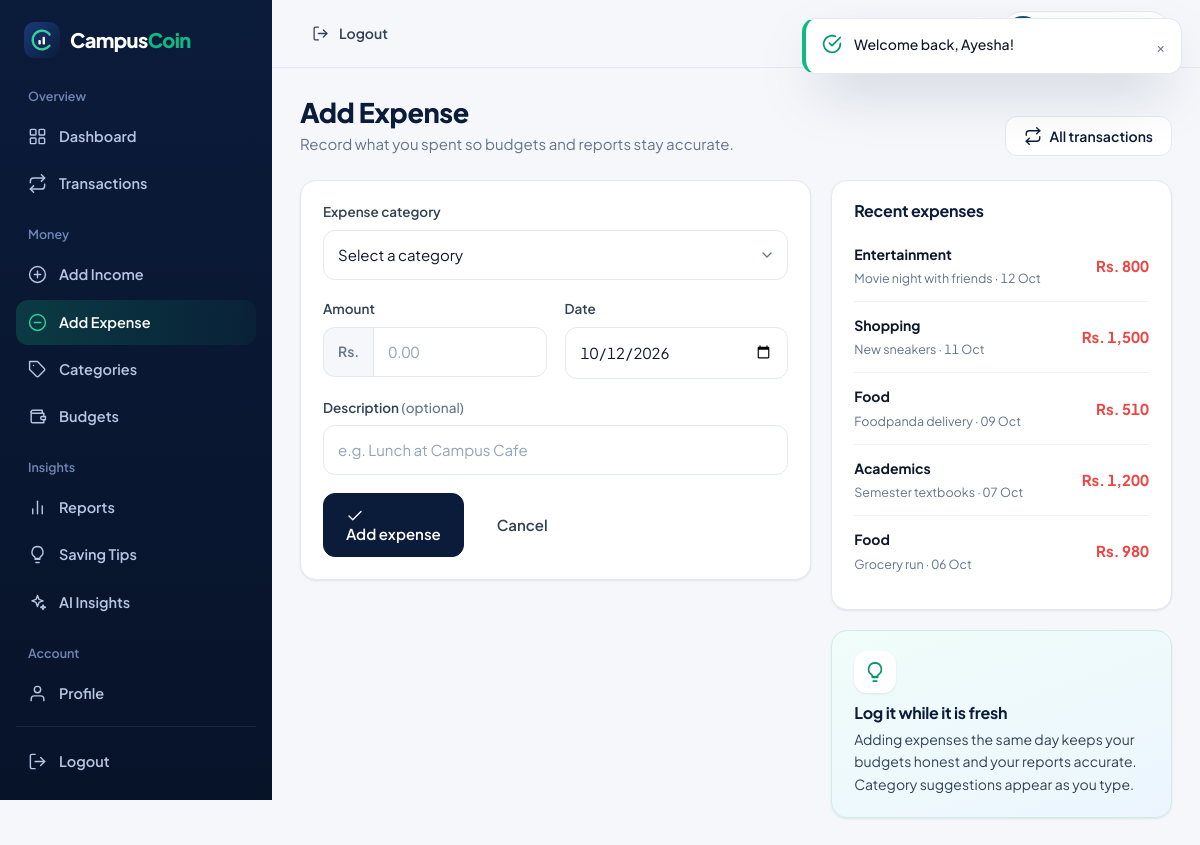
The page /student/add-expense.php (signed in) on the database its author committed.
### tables this page shows
CREATE TABLE `transactions` (
    `id` INT UNSIGNED NOT NULL AUTO_INCREMENT,
    `user_id` INT UNSIGNED NOT NULL,
    `category_id` INT UNSIGNED NOT NULL,
    `amount` DECIMAL(12,2) NOT NULL,
    `type` ENUM('income','expense') NOT NULL,
    `description` VARCHAR(255) NULL,
    `date` DATE NOT NULL,
    `created_at` DATETIME NOT NULL DEFAULT CURRENT_TIMESTAMP,
    PRIMARY KEY (`id`),
    KEY `idx_tx_user_date` (`user_id`, `date`),
    KEY `idx_tx_user_type_date` (`user_id`, `type`, `date`),
    KEY `idx_tx_category` (`category_id`),
    CONSTRAINT `fk_tx_user` FOREIGN KEY (`user_id`) REFERENCES `users` (`id`) ON DELETE CASCADE,
    CONSTRAINT `fk_tx_category` FOREIGN KEY (`category_id`) REFERENCES `categories` (`id`) ON DELETE RESTRICT
  );

CREATE TABLE `categories` (
    `id` INT UNSIGNED NOT NULL AUTO_INCREMENT,
    `name` VARCHAR(40) NOT NULL,
    `type` ENUM('income','expense') NOT NULL,
    `user_id` INT UNSIGNED NULL,
    `is_default` TINYINT(1) NOT NULL DEFAULT 0,
    `is_active` TINYINT(1) NOT NULL DEFAULT 1,
    `created_at` DATETIME NOT NULL DEFAULT CURRENT_TIMESTAMP,
    PRIMARY KEY (`id`),
    KEY `idx_categories_user` (`user_id`),
    KEY `idx_categories_type` (`type`, `is_default`, `is_active`),
    CONSTRAINT `fk_categories_user` FOREIGN KEY (`user_id`) REFERENCES `users` (`id`) ON DELETE CASCADE
  );

### student/add-expense.php (called while the page is built)
<?php
require_once __DIR__ . '/../includes/auth.php';
$user = requireStudent();
$type = 'expense';
require __DIR__ . '/../includes/transaction_form.php';

### includes/auth.php (called while the page is built, shortened)
<?php
require_once __DIR__ . '/functions.php';
require_once __DIR__ . '/../config/database.php';
function currentUser(bool $reload = false): ?array
{
    static $loaded = false, $user = null;
    if (!$loaded) {
        $user = null;
        if (!empty($_SESSION['uid'])) {
            $accountType = ($_SESSION['account_type'] ?? 'student') === 'admin' ? 'admin' : 'student';
            $row = $accountType === 'admin'
                ? dbRow("SELECT id, name, email, 'admin' AS role, NULL AS academic_year, 0 AS monthly_savings_goal,
                                status, NULL AS avatar, must_change_password, created_at
                         FROM admins WHERE id = ?", [(int) $_SESSION['uid']])
                : dbRow("SELECT id, name, email, 'student' AS role, academic_year, monthly_savings_goal,
                                status, avatar, must_change_password, created_at
                         FROM users WHERE id = ?", [(int) $_SESSION['uid']]);
            if ($row && $row['status'] === 'active') {
                $user = $row;
            }
        }
    }
    return $user;
}
function requireLogin(): array
{
    $u = currentUser();
    return $u;
}
function requireStudent(): array
{
    $u = requireLogin();
    return $u;
}

### config/database.php (called while the page is built, shortened)
<?php
function db(): PDO
{
    static $pdo = null;
    if ($pdo instanceof PDO) {
        return $pdo;
    }
    $host = env('DB_HOST', 'localhost');
    $port = env('DB_PORT', '3306');
    $name = env('DB_NAME', 'campuscoin');
    $user = env('DB_USER', 'root');
    $pass = env('DB_PASS', '');
    try {
        $pdo = new PDO(
            "mysql:host={$host};port={$port};dbname={$name};charset=utf8mb4",
            $user,
            $pass,
            [
                PDO::ATTR_ERRMODE            => PDO::ERRMODE_EXCEPTION,
                PDO::ATTR_DEFAULT_FETCH_MODE => PDO::FETCH_ASSOC,
                PDO::ATTR_EMULATE_PREPARES   => false,
            ]
        );
    } catch (PDOException $e) {
        error_log('CampusCoin DB connection failed: ' . $e->getMessage());
        renderErrorPage(
            500,
            'We can\'t reach the database',
            'CampusCoin could not connect to MySQL. Make sure MySQL is running in XAMPP and that the "campuscoin" database has been imported (see README.md).',
            'database',
            APP_DEBUG ? $e->getMessage() : null
        );
    }
    return $pdo;
}
function dbRun(string $sql, array $params = []): PDOStatement
{
    $st = db()->prepare($sql);
    $st->execute($params);
    return $st;
}
function dbAll(string $sql, array $params = []): array
{
    return dbRun($sql, $params)->fetchAll(PDO::FETCH_ASSOC);
}
function dbRow(string $sql, array $params = []): ?array
{
    $row = dbRun($sql, $params)->fetch(PDO::FETCH_ASSOC);
    return $row === false ? null : $row;
}

### includes/transaction_form.php (the view, shortened to what this page needs)
<?php
$editTx    = $editTx ?? null;
$editing   = $editTx !== null;
$isExpense = $type === 'expense';
$uid       = (int) $user['id'];
$errors    = [];
$fmtAmount = fn($a) => rtrim(rtrim(number_format((float) $a, 2, '.', ''), '0'), '.');
$form = [
    'category_id' => $editing ? (string) $editTx['category_id'] : query('category_id'),
    'amount'      => $editing ? $fmtAmount($editTx['amount']) : '',
    'description' => $editing ? (string) $editTx['description'] : mb_substr(query('description'), 0, 255),
    'date'        => $editing ? $editTx['date'] : date('Y-m-d'),
];
$recent = dbAll(
    'SELECT t.amount, t.date, t.description, c.name AS category FROM transactions t JOIN categories c ON c.id = t.category_id
     WHERE t.user_id = ? AND t.type = ? ORDER BY t.date DESC, t.id DESC LIMIT 5',
    [$uid, $type]
);
require __DIR__ . '/header.php';
?>
<div class="grid grid-form">
    <section class="card">
        <div class="card-body">
            <form method="post" novalidate data-validate data-loading>
                <div class="field<?= isset($errors['category_id']) ? ' has-error' : '' ?>">
                    <label for="category_id"><?= $isExpense ? 'Expense' : 'Income' ?> category</label>
                    <select id="category_id" name="category_id" class="select" required>
                        <option value="">Select a category</option>
                    </select>
                </div>
                <div class="form-grid">
                    <div class="field<?= isset($errors['amount']) ? ' has-error' : '' ?>">
                        <label for="amount">Amount</label>
                        <div class="input-group"><span class="input-prefix"><?= e(CURRENCY) ?></span>
                            <input id="amount" name="amount" class="input" type="text" inputmode="decimal" autocomplete="off" placeholder="0.00" value="<?= e($form['amount']) ?>" required data-type="amount"></div>
                    </div>
                    <div class="field<?= isset($errors['date']) ? ' has-error' : '' ?>">
                        <label for="date">Date</label>
                        <input id="date" name="date" class="input" type="date" max="<?= e(date('Y-m-d')) ?>" value="<?= e($form['date']) ?>" required>
                    </div>
                </div>
                <div class="field<?= isset($errors['description']) ? ' has-error' : '' ?>">
                    <label for="description">Description <span class="optional">(optional)</span></label>
                    <input id="description" name="description" class="input" type="text" maxlength="255" autocomplete="off"
                           placeholder="<?= $isExpense ? 'e.g. Lunch at Campus Cafe' : 'e.g. Monthly allowance' ?>" value="<?= e($form['description']) ?>"
                           <?= $isExpense && !$editing ? 'data-suggest-url="' . e(url('api/suggest-category.php')) . '" data-suggest-target="category_id"' : '' ?>>
                </div>
                <div class="form-actions">
                    <button type="submit" class="btn <?= $isExpense ? 'btn-primary' : 'btn-accent' ?> btn-lg"><span class="btn-label"><?= icon('check', 18) ?> <?= $editing ? 'Save changes' : ($isExpense ? 'Add expense' : 'Add income') ?></span></button>
                    <a class="btn btn-ghost btn-lg" href="<?= e(url('student/transactions.php')) ?>">Cancel</a>
                </div>
            </form>
        </div>
    </section>
    <aside class="stack">
        <section class="card">
            <div class="card-head"><h2 class="card-title">Recent <?= $isExpense ? 'expenses' : 'income' ?></h2></div>
            <div class="card-body tight">
                <?php if (!$recent): ?>
                    <?= emptyState($isExpense ? 'minus-circle' : 'plus-circle', 'Nothing here yet', 'Your latest entries will appear here.') ?>
                <?php else: ?>
                    <ul class="mini-list">
                        <?php foreach ($recent as $r): ?>
                            <li><div><strong><?= e($r['category']) ?></strong><small><?= e($r['description'] ?: 'No description') ?> · <?= e(formatDate($r['date'], 'd M')) ?></small></div>
                                <span class="<?= $isExpense ? 'amt-expense' : 'amt-income' ?>"><?= e(money($r['amount'], !$isExpense)) ?></span></li>
                        <?php endforeach; ?>
                    </ul>
                <?php endif; ?>
            </div>
        </section>
        <section class="card tip-card">
            <div class="card-body">
                <span class="tip-icon"><?= icon($isExpense ? 'bulb' : 'target', 22) ?></span>
                <h3><?= $isExpense ? 'Log it while it is fresh' : 'Count every source' ?></h3>
                <p><?= $isExpense ? 'Adding expenses the same day keeps your budgets honest and your reports accurate. Category suggestions appear as you type.' : 'Allowance, scholarships, tutoring and gifts all count. A complete picture makes your savings goal meaningful.' ?></p>
            </div>
        </section>
    </aside>
</div>
<?php require __DIR__ . '/footer.php'; ?>

### rows shown on the page
transactions: category.name "Entertainment", description "Movie night with friends", date "12 Oct", amount "Rs. 800"
transactions: category.name "Shopping", description "New sneakers", date "11 Oct", amount "Rs. 1,500"
transactions: category.name "Food", description "Foodpanda delivery", date "09 Oct", amount "Rs. 510"
transactions: category.name "Academics", description "Semester textbooks", date "07 Oct", amount "Rs. 1,200"
transactions: category.name "Food", description "Grocery run", date "06 Oct", amount "Rs. 980"

### other values the page prints
$title "Overview"
$label "Dashboard"
$label "Transactions"
$title "Money"
$label "Add Income"
$label "Add Expense"
$label "Categories"
$label "Budgets"
$title "Insights"
$label "Reports"
$label "Saving Tips"
$label "AI Insights"
$title "Account"
$label "Profile"
$title "Add Expense"
